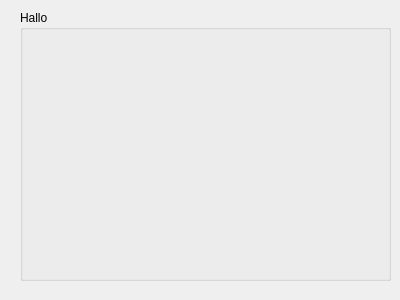
<ui version="4.0" >
 <class>Test1VCClass</class>
 <widget class="QDialog" name="Test1VCClass" >
  <property name="geometry" >
   <rect>
    <x>0</x>
    <y>0</y>
    <width>400</width>
    <height>300</height>
   </rect>
  </property>
  <property name="windowTitle" >
   <string>Test1VC</string>
  </property>
  <widget class="QGroupBox" name="groupBox" >
   <property name="geometry" >
    <rect>
     <x>20</x>
     <y>10</y>
     <width>371</width>
     <height>271</height>
    </rect>
   </property>
   <property name="title" >
    <string>Hallo</string>
   </property>
  </widget>
 </widget>
 <layoutdefault spacing="6" margin="11" />
 <resources/>
 <connections/>
</ui>
